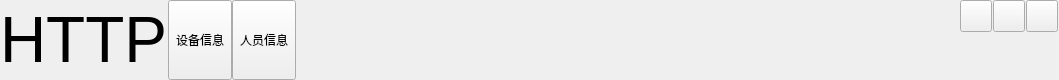
    <widget class="QWidget" name="topwidget" native="true">
     <property name="minimumSize">
      <size>
       <width>900</width>
       <height>80</height>
      </size>
     </property>
     <property name="maximumSize">
      <size>
       <width>16777215</width>
       <height>80</height>
      </size>
     </property>
     <layout class="QGridLayout" name="gridLayout_4">
      <property name="leftMargin">
       <number>0</number>
      </property>
      <property name="topMargin">
       <number>0</number>
      </property>
      <property name="rightMargin">
       <number>0</number>
      </property>
      <property name="bottomMargin">
       <number>0</number>
      </property>
      <property name="spacing">
       <number>0</number>
      </property>
      <item row="0" column="0">
       <widget class="QLabel" name="titlelabel">
        <property name="sizePolicy">
         <sizepolicy hsizetype="Preferred" vsizetype="Preferred">
          <horstretch>0</horstretch>
          <verstretch>0</verstretch>
         </sizepolicy>
        </property>
        <property name="font">
         <font>
          <pointsize>48</pointsize>
         </font>
        </property>
        <property name="text">
         <string>HTTP</string>
        </property>
       </widget>
      </item>
      <item row="0" column="1">
       <widget class="QWidget" name="toolwidget" native="true">
        <property name="sizePolicy">
         <sizepolicy hsizetype="Expanding" vsizetype="Preferred">
          <horstretch>0</horstretch>
          <verstretch>0</verstretch>
         </sizepolicy>
        </property>
        <layout class="QGridLayout" name="gridLayout_11">
         <property name="leftMargin">
          <number>0</number>
         </property>
         <property name="topMargin">
          <number>0</number>
         </property>
         <property name="rightMargin">
          <number>0</number>
         </property>
         <property name="bottomMargin">
          <number>0</number>
         </property>
         <property name="spacing">
          <number>0</number>
         </property>
         <item row="0" column="1">
          <widget class="QToolButton" name="persontinfobtn">
           <property name="minimumSize">
            <size>
             <width>64</width>
             <height>80</height>
            </size>
           </property>
           <property name="maximumSize">
            <size>
             <width>64</width>
             <height>80</height>
            </size>
           </property>
           <property name="text">
            <string>人员信息</string>
           </property>
           <property name="toolButtonStyle">
            <enum>Qt::ToolButtonTextUnderIcon</enum>
           </property>
          </widget>
         </item>
         <item row="0" column="2">
          <spacer name="horizontalSpacer_2">
           <property name="orientation">
            <enum>Qt::Horizontal</enum>
           </property>
           <property name="sizeHint" stdset="0">
            <size>
             <width>663</width>
             <height>20</height>
            </size>
           </property>
          </spacer>
         </item>
         <item row="0" column="0">
          <widget class="QToolButton" name="devtinfobtn">
           <property name="minimumSize">
            <size>
             <width>64</width>
             <height>80</height>
            </size>
           </property>
           <property name="maximumSize">
            <size>
             <width>64</width>
             <height>80</height>
            </size>
           </property>
           <property name="text">
            <string>设备信息</string>
           </property>
           <property name="toolButtonStyle">
            <enum>Qt::ToolButtonTextUnderIcon</enum>
           </property>
          </widget>
         </item>
        </layout>
       </widget>
      </item>
      <item row="0" column="2">
       <widget class="QWidget" name="menuwidget" native="true">
        <property name="minimumSize">
         <size>
          <width>100</width>
          <height>0</height>
         </size>
        </property>
        <property name="maximumSize">
         <size>
          <width>100</width>
          <height>16777215</height>
         </size>
        </property>
        <layout class="QGridLayout" name="gridLayout_3">
         <property name="leftMargin">
          <number>0</number>
         </property>
         <property name="topMargin">
          <number>0</number>
         </property>
         <property name="rightMargin">
          <number>0</number>
         </property>
         <property name="bottomMargin">
          <number>0</number>
         </property>
         <property name="spacing">
          <number>0</number>
         </property>
         <item row="0" column="0">
          <widget class="QPushButton" name="minbtn">
           <property name="minimumSize">
            <size>
             <width>32</width>
             <height>32</height>
            </size>
           </property>
           <property name="maximumSize">
            <size>
             <width>32</width>
             <height>32</height>
            </size>
           </property>
           <property name="text">
            <string/>
           </property>
          </widget>
         </item>
         <item row="0" column="1">
          <widget class="QPushButton" name="maxbtn">
           <property name="minimumSize">
            <size>
             <width>32</width>
             <height>32</height>
            </size>
           </property>
           <property name="maximumSize">
            <size>
             <width>32</width>
             <height>32</height>
            </size>
           </property>
           <property name="text">
            <string/>
           </property>
          </widget>
         </item>
         <item row="0" column="2">
          <widget class="QPushButton" name="closebtn">
           <property name="minimumSize">
            <size>
             <width>32</width>
             <height>32</height>
            </size>
           </property>
           <property name="maximumSize">
            <size>
             <width>32</width>
             <height>32</height>
            </size>
           </property>
           <property name="text">
            <string/>
           </property>
          </widget>
         </item>
         <item row="1" column="1">
          <spacer name="verticalSpacer">
           <property name="orientation">
            <enum>Qt::Vertical</enum>
           </property>
           <property name="sizeHint" stdset="0">
            <size>
             <width>20</width>
             <height>45</height>
            </size>
           </property>
          </spacer>
         </item>
        </layout>
       </widget>
      </item>
     </layout>
    </widget>
